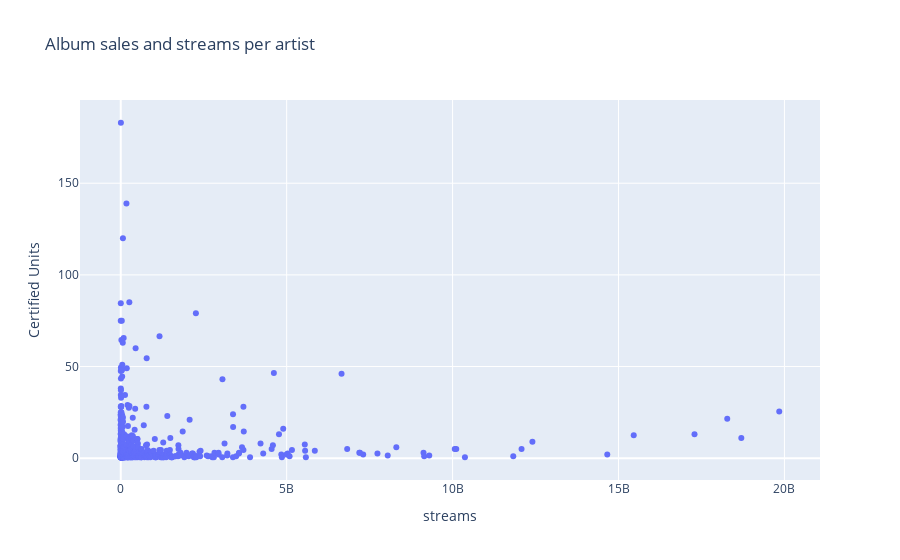

The notebook cell saved with this chart:
### Code cell
streams = pd.read_csv('../dataset/streams_p_artists.csv')
streams = streams.rename(columns={'artist_individual': 'Artist'})
streams['Artist'] = streams['Artist'].str.upper()
album_sales = pd.read_csv('../cleaned/riaakaggle.csv')

df = pd.merge(streams, album_sales, on='Artist')
px.scatter(df, x='streams', y='Certified Units', hover_data='Artist', title='Album sales and streams per artist').show()
print(df['streams'].corr(df['Certified Units']))

### Figure 1 — Plotly figure (JSON) as saved in the notebook; plotly's stock layout.template omitted (floating-point values rounded to 4 significant figures; data arrays with more than 128 entries replaced by an {"elided": "..."} marker saying what was removed)
{"data": [{"customdata": {"elided": "550x1 str values"}, "hovertemplate": "streams=%{x}<br>Certified Units=%{y}<br>Artist=%{customdata[0]}<extra></extra>", "legendgroup": "", "marker": {"color": "#636efa", "symbol": "circle"}, "mode": "markers", "name": "", "orientation": "v", "showlegend": false, "type": "scatter", "x": {"elided": "550 int values"}, "xaxis": "x", "y": {"elided": "550 float values"}, "yaxis": "y"}], "layout": {"legend": {"tracegroupgap": 0}, "title": {"text": "Album sales and streams per artist"}, "xaxis": {"anchor": "y", "domain": [0, 1], "title": {"text": "streams"}}, "yaxis": {"anchor": "x", "domain": [0, 1], "title": {"text": "Certified Units"}}}}
